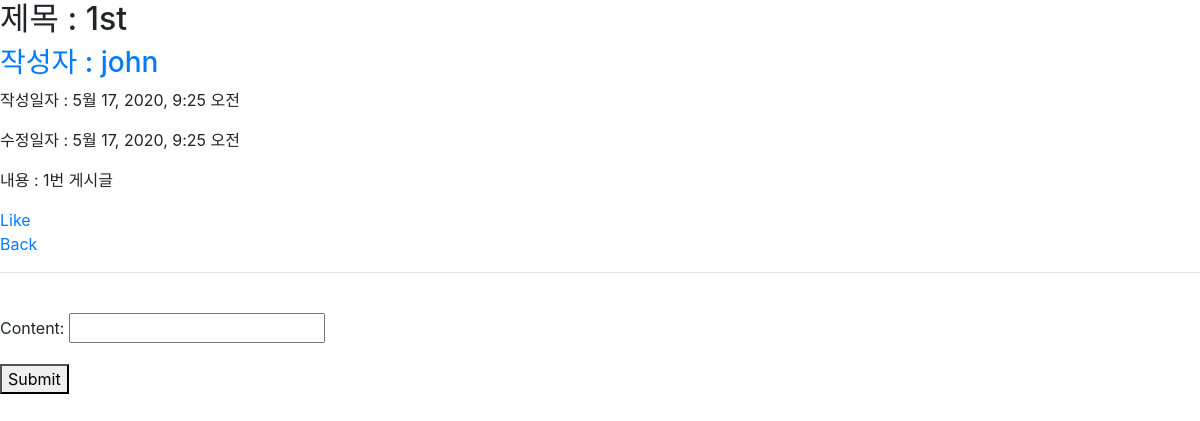
Page /crud/1/ on the earlier database version.
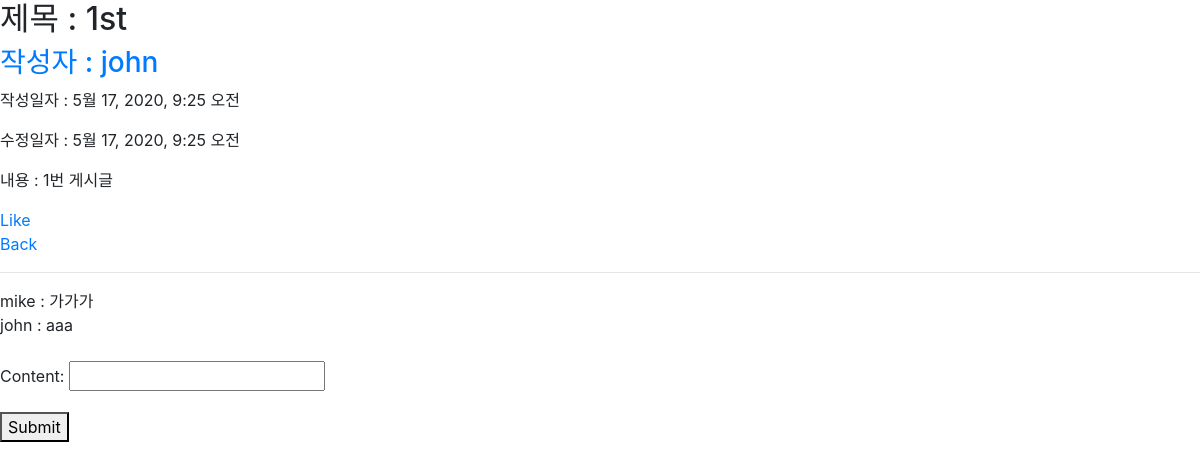
Same page on the later database version.
### crud/models.py (models this page shows)
class Comment(models.Model):
    content = models.CharField(max_length=100)
    article = models.ForeignKey(Article, on_delete=models.CASCADE)
    user = models.ForeignKey(settings.AUTH_USER_MODEL, on_delete=models.CASCADE)

### accounts/models.py (models this page shows)
class User(AbstractUser):
    followers = models.ManyToManyField(settings.AUTH_USER_MODEL, related_name='followings')

### crud/views.py (the view)
# urls.py: path('<int:article_pk>/', views.detail, name='detail'),
def detail(request, article_pk):
    article = get_object_or_404(Article, pk=article_pk)
    form = CommentForm()
    context = {
        'article': article,
        'form': form
    }
    return render(request, 'crud/detail.html', context)

### crud/forms.py
class CommentForm(forms.ModelForm):
    class Meta:
        model = Comment
        fields = ('content',)

### crud/templates/crud/detail.html (shortened to what this page needs)
{% extends 'base.html' %}
{% block content %}
    <h2>제목 : {{ article.title }}</h2>
    <h3><a href="{% url 'accounts:detail' article.user.pk %}">작성자 : {{ article.user }}</a></h3>
    <p>작성일자 : {{ article.created_at }}</p>
    <p>수정일자 : {{ article.updated_at }}</p>
    <p>내용 : {{ article.content }}</p>
    {% if request.user == article.user %}
        <a href="{% url 'crud:update' article.pk %}">Update</a>
        <a href="{% url 'crud:delete' article.pk %}">Delete</a>
    {% else %}
        {% if request.user in article.like_users.all %}
            <a href="{% url 'crud:like' article.pk %}">Dislike</a>
        {% else %}
            <a href="{% url 'crud:like' article.pk %}">Like</a>
        {% endif %}
    {% endif %}
    <br>
    <a href="{% url 'crud:index' %}">Back</a>
    <hr>
    {% for comment in article.comment_set.all %}
        {{ comment.user }} : {{ comment.content }}
        <br>
    {% endfor %}
    <br>
    <form action="{% url 'crud:comment_create' article.pk %}" method='POST'>
        {{ form.as_p }}
        <button>Submit</button>
    </form>
{% endblock %}

Differences in the rows shown:
added Comment: user "mike", content "가가가"
added Comment: user "john", content "aaa"
